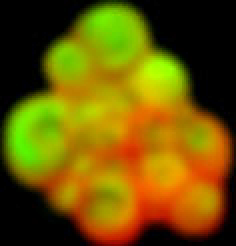
#> input picture erosion/fxMapInOut-boost.png, 118 x 123 px, found by its file name (shown 2 times larger); its folder holds 6 pictures in this run
$ python remap_gradient.py
#> lines starting #> are read from the running program, lines starting #| are printed output that depends on the picture
#!/usr/bin/env python3
"""
Remap a gradient texture from the "looks better" coordinate system to the "is better" one.

vec4 texEffect = texture(u_erosionTexture, texCoord);

float key_press   = u_fadeInDuration * (1.0 - texEffect.r);
float key_release =  u_fadeOutStart + texEffect.g * u_fadeOutDuration;

float normalized_time = clamp(unlerp(key_press, key_release, u_time), 0.0, 1.0);

Old system (looks better): UV = (global_time / animation_duration, normalized_time)
New system (is better):    UV = (1.0 - texEffect.r, normalized_time)

Uses the erosion texture to get actual (attack, release) pairs for accurate multisampling.
For each attack value (output column), finds erosion pixels with matching attack and uses
their actual release values instead of uniform sampling.
"""

import argparse
import numpy as np
from PIL import Image


def bilinear_sample(img, x, y):
    """Sample image at floating point coordinates with bilinear interpolation."""
    h, w = img.shape[:2]

    x = np.clip(x, 0, w - 1)
    y = np.clip(y, 0, h - 1)

    x0 = np.floor(x).astype(int)
    y0 = np.floor(y).astype(int)
    x1 = np.minimum(x0 + 1, w - 1)
    y1 = np.minimum(y0 + 1, h - 1)

    fx = x - x0
    fy = y - y0

    # Expand dims for broadcasting with color channels
    if img.ndim == 3:
        fx = fx[..., np.newaxis]
        fy = fy[..., np.newaxis]

    w00 = (1 - fx) * (1 - fy)
    w10 = fx * (1 - fy)
    w01 = (1 - fx) * fy
    w11 = fx * fy

    return (img[y0, x0] * w00 +
            img[y0, x1] * w10 +
            img[y1, x0] * w01 +
            img[y1, x1] * w11)


def build_red_to_green_map(erosion):
    """
    Build a lookup table mapping each red value (0-255) to its most likely green value.

    Args:
        erosion: Erosion texture where R = inverted attack, G = release

    Returns:
        Array of shape (256,) where index is red value and value is most likely green
    """
    red_channel = erosion[:, :, 0].flatten()
    green_channel = erosion[:, :, 1].flatten()

    # For each red value, collect all green values and find the mean
    red_to_green = np.zeros(256, dtype=np.float64)

    for r in range(256):
        mask = red_channel == r
        if np.any(mask):
            # Use mean of all green values that appear with this red
            red_to_green[r] = np.mean(green_channel[mask])
        else:
            # No samples for this red value - will interpolate later
            red_to_green[r] = np.nan

    # Interpolate missing values
    valid_mask = ~np.isnan(red_to_green)
    if np.any(valid_mask) and not np.all(valid_mask):
        valid_indices = np.where(valid_mask)[0]
        valid_values = red_to_green[valid_mask]
        all_indices = np.arange(256)
        red_to_green = np.interp(all_indices, valid_indices, valid_values)
    elif not np.any(valid_mask):
        # Fallback: linear mapping if no valid samples
        red_to_green = np.linspace(0, 255, 256)

    return red_to_green


def remap_gradient(gradient, erosion, fade_in_duration=2.0, fade_out_duration=2.0,
                   animation_duration=4.0):
    """
    Remap gradient texture from old coordinate system to new using erosion texture.

    Builds a red->green lookup from the erosion texture, then for each output pixel
    at (attack, normalized_time), computes the corresponding source coordinate.

    Args:
        gradient: Input gradient texture (H x W x C)
        erosion: Erosion texture where R = inverted attack, G = release
        fade_in_duration: Duration of fade-in phase
        fade_out_duration: Duration of fade-out phase
        animation_duration: Total animation duration
    """
    grad_h, grad_w = gradient.shape[:2]
    channels = gradient.shape[2] if gradient.ndim == 3 else 1

    fade_out_start = animation_duration - fade_out_duration

    # Build the red->green lookup table
    red_to_green = build_red_to_green_map(erosion)

    print(f"Red to green mapping (sample): R=0->{red_to_green[0]:.1f}, R=127->{red_to_green[127]:.1f}, R=255->{red_to_green[255]:.1f}")

    # Create output
    if gradient.ndim == 3:
        result = np.zeros((grad_h, grad_w, channels), dtype=np.float64)
    else:
        result = np.zeros((grad_h, grad_w), dtype=np.float64)

    # For each output column (attack value, which is 1 - red/255)
    for col in range(grad_w):
        # Output column corresponds to attack = col / (grad_w - 1)
        # Which means red = 255 * (1 - attack) = 255 - col * 255 / (grad_w - 1)
        attack = col / (grad_w - 1) if grad_w > 1 else 0.5
        red_value = int(round(255 * (1 - attack)))
        red_value = np.clip(red_value, 0, 255)

        # Look up the most likely green for this red
        green_value = red_to_green[red_value]
        release = green_value / 255.0

        # Compute timing
        key_press = fade_in_duration * attack
        key_release = fade_out_start + release * fade_out_duration

        # Handle edge case where release is at or before press
        if key_release <= key_press + 0.001:
            key_release = key_press + 0.001

        # For each row (normalized_time from 0 to 1)
        normalized_times = np.linspace(0, 1, grad_h)

        # Compute source X coordinates (global_time / animation_duration)
        # global_time = key_press + normalized_time * (key_release - key_press)
        global_times = key_press + normalized_times * (key_release - key_press)
        src_xs = np.clip(global_times / animation_duration, 0, 1) * (grad_w - 1)

        # Source Y is same as dest Y (normalized_time)
        src_ys = normalized_times * (grad_h - 1)

        # Sample the gradient
        sampled = bilinear_sample(gradient.astype(np.float64), src_xs, src_ys)
        result[:, col] = sampled

    return np.clip(result, 0, 255).astype(np.uint8)


def main():
    parser = argparse.ArgumentParser(
        description='Remap gradient texture to new UV coordinate system using erosion texture'
    )
    parser.add_argument('erosion', type=str, nargs='?', default="/home/anyuser/websites/spehleonlp.github.io/erosion/fxMapInOut-boost.png", help='Path to erosion texture (R=inverted attack, G=release)')
    parser.add_argument('gradient', type=str, nargs='?', default="/home/anyuser/websites/spehleonlp.github.io/erosion/boom_ramp2D.png", help='Path to input gradient texture')
    parser.add_argument('output', type=str, nargs='?', default="/home/anyuser/websites/spehleonlp.github.io/erosion/boom_ramp2D_remapped.png", help='Path for output remapped gradient')
    parser.add_argument('--fade-in', type=float, default=0.5, help='Fade in duration (default: 0.5)')
    parser.add_argument('--fade-out', type=float, default=2.0, help='Fade out duration (default: 2.0)')
    parser.add_argument('--duration', type=float, default=2.0, help='Animation duration (default: 2.0)')

    args = parser.parse_args()

    # Load images
    erosion = np.array(Image.open(args.erosion))
#> erosion is the input picture: shape (123, 118, 3); mean R, G, B 108.2, 86.8, 1
    gradient = np.array(Image.open(args.gradient))
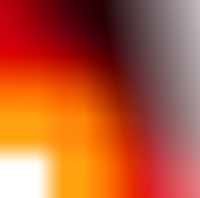
#> input picture erosion/boom_ramp2D.png, 200 x 198 px, found by its file name
#> gradient is the input picture: shape (198, 200, 4); mean R, G, B, A 160.3, 55.5, 20.9, 222.7

    print(f"Erosion texture: {erosion.shape}")
#| Erosion texture: (123, 118, 3)
    print(f"Gradient texture: {gradient.shape}")
#| Gradient texture: (198, 200, 4)
    print(f"Parameters: fade_in={args.fade_in}, fade_out={args.fade_out}, duration={args.duration}")

    # Remap
    remapped = remap_gradient(
        gradient,
        erosion,
        fade_in_duration=args.fade_in,
        fade_out_duration=args.fade_out,
        animation_duration=args.duration
    )
#> in build_red_to_green_map, `red_channel = erosion[:, :, 0].flatten()`: red_channel = 14514 values, max 247 at index 10931, min 0 at index 0, mean 108.2
#> in build_red_to_green_map, `green_channel = erosion[:, :, 1].flatten()`: green_channel = 14514 values, max 255 at index 3737, min 0 at index 0, mean 86.81
#> in build_red_to_green_map, `valid_indices = np.where(valid_mask)[0]`: valid_indices = 132 values from 0 to 247
#> in build_red_to_green_map, `valid_values = red_to_green[valid_mask]`: valid_values = 132 values, max 188.3 at index 63, min 0.189 at index 0, mean 101.1
#> in build_red_to_green_map, `red_to_green = np.interp(all_indices, valid_indices, valid_values)`: red_to_green = 256 values, max 188.3 at index 119, min 0.189 at index 0, mean 101.6
#| Red to green mapping (sample): R=0->0.2, R=127->175.2, R=255->115.0
#> the loop in remap_gradient, `for col in range(grad_w):` made 200 passes
#> (green_value, release) on passes 1 to 12: (115, 0.451), (115, 0.451), (115, 0.451), (115, 0.451), (115, 0.451), (115, 0.451), (115, 0.451), (111, 0.435), (114.8, 0.45), (118.8, 0.466), (119.1, 0.467), (119.8, 0.47)
#> after the loop in remap_gradient, `for col in range(grad_w):`:
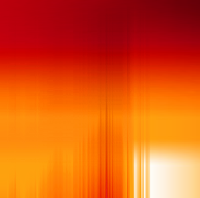
#> result: shape (198, 200, 4) float64; mean R, G, B, A 222.5, 86.8, 20.8, 255; transparent parts drawn white

    # Save
    Image.fromarray(remapped).save(args.output)
    print(f"Saved remapped gradient to: {args.output}")


if __name__ == '__main__':
    main()
